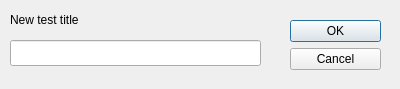
<?xml version="1.0" encoding="UTF-8"?>
<ui version="4.0">
 <class>Dialog2</class>
 <widget class="QDialog" name="Dialog2">
  <property name="geometry">
   <rect>
    <x>0</x>
    <y>0</y>
    <width>400</width>
    <height>89</height>
   </rect>
  </property>
  <property name="windowTitle">
   <string>Dialog</string>
  </property>
  <widget class="QDialogButtonBox" name="buttonBox">
   <property name="geometry">
    <rect>
     <x>290</x>
     <y>20</y>
     <width>91</width>
     <height>51</height>
    </rect>
   </property>
   <property name="orientation">
    <enum>Qt::Vertical</enum>
   </property>
   <property name="standardButtons">
    <set>QDialogButtonBox::Cancel|QDialogButtonBox::Ok</set>
   </property>
  </widget>
  <widget class="QLabel" name="label">
   <property name="geometry">
    <rect>
     <x>10</x>
     <y>10</y>
     <width>101</width>
     <height>20</height>
    </rect>
   </property>
   <property name="text">
    <string>New test title</string>
   </property>
  </widget>
  <widget class="QLineEdit" name="lineEdit">
   <property name="geometry">
    <rect>
     <x>10</x>
     <y>40</y>
     <width>251</width>
     <height>26</height>
    </rect>
   </property>
  </widget>
 </widget>
 <resources/>
 <connections>
  <connection>
   <sender>buttonBox</sender>
   <signal>accepted()</signal>
   <receiver>Dialog2</receiver>
   <slot>accept()</slot>
   <hints>
    <hint type="sourcelabel">
     <x>248</x>
     <y>254</y>
    </hint>
    <hint type="destinationlabel">
     <x>157</x>
     <y>274</y>
    </hint>
   </hints>
  </connection>
  <connection>
   <sender>buttonBox</sender>
   <signal>rejected()</signal>
   <receiver>Dialog2</receiver>
   <slot>reject()</slot>
   <hints>
    <hint type="sourcelabel">
     <x>316</x>
     <y>260</y>
    </hint>
    <hint type="destinationlabel">
     <x>286</x>
     <y>274</y>
    </hint>
   </hints>
  </connection>
 </connections>
</ui>
